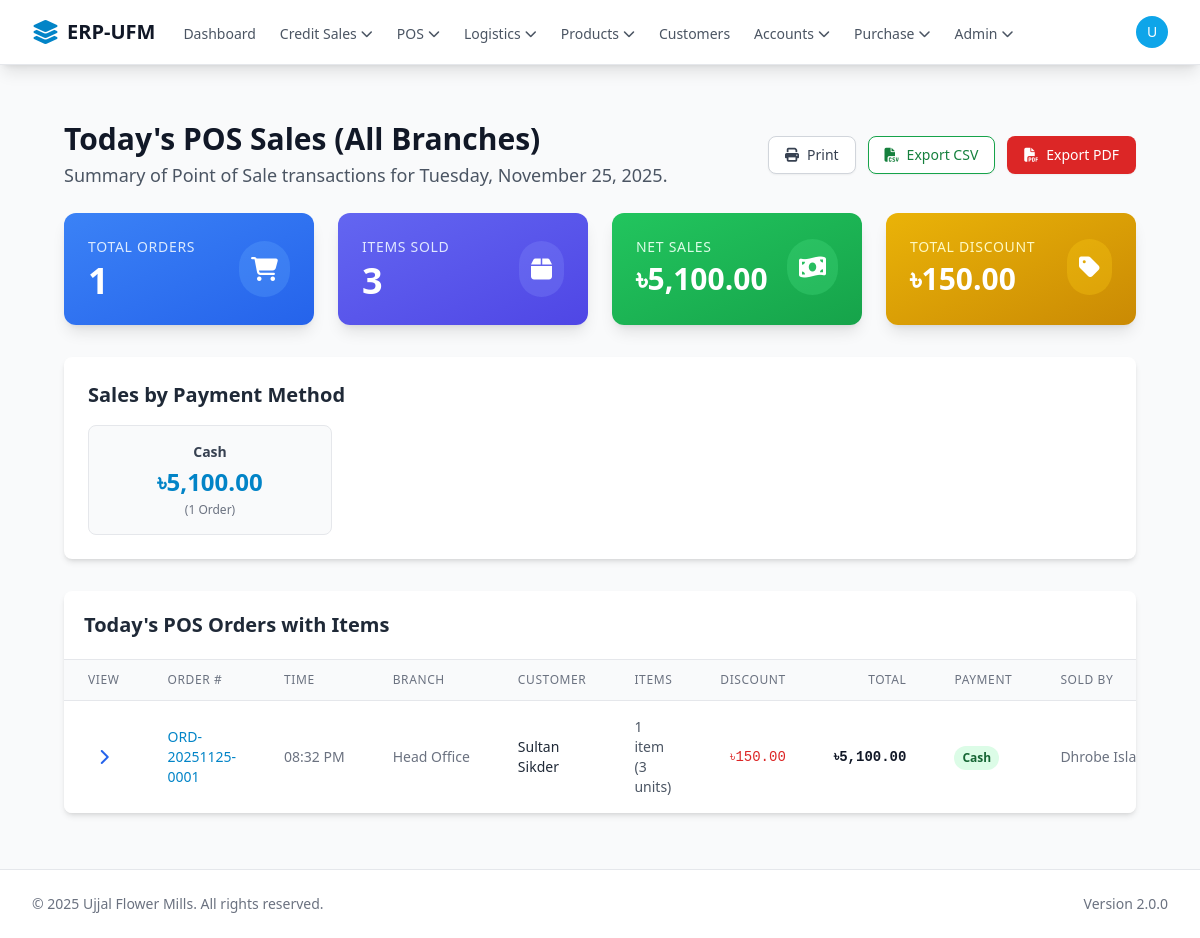
Screenshot of /pos/todays_sales.php (signed in) with the database file from the repository.
### tables this page shows
CREATE TABLE `orders` (
  `id` bigint(20) UNSIGNED NOT NULL,
  `uuid` varchar(36) NOT NULL DEFAULT uuid(),
  `order_number` varchar(50) NOT NULL COMMENT 'Human-readable order number, e.g., ORD-2025-0001',
  `branch_id` int(10) UNSIGNED NOT NULL COMMENT 'Which branch this sale was made from',
  `customer_id` bigint(20) UNSIGNED DEFAULT NULL COMMENT 'Links to customers table, NULL for walk-in',
  `order_date` datetime NOT NULL DEFAULT current_timestamp(),
  `order_type` enum('POS','Credit','Delivery') NOT NULL DEFAULT 'POS',
  `subtotal` decimal(12,2) NOT NULL DEFAULT 0.00,
  `tax_amount` decimal(12,2) NOT NULL DEFAULT 0.00,
  `discount_amount` decimal(12,2) NOT NULL DEFAULT 0.00,
  `cart_discount_type` enum('none','percentage','fixed') DEFAULT 'none',
  `cart_discount_value` decimal(10,2) DEFAULT 0.00,
  `total_amount` decimal(12,2) NOT NULL DEFAULT 0.00,
  `payment_method` enum('Cash','Bank Deposit','Bank Transfer','Card','Mobile Banking','Credit') NOT NULL DEFAULT 'Cash',
  `payment_reference` varchar(100) DEFAULT NULL,
  `bank_name` varchar(100) DEFAULT NULL,
  `payment_status` enum('Paid','Partial','Unpaid','Refunded') NOT NULL DEFAULT 'Paid',
  `order_status` enum('Completed','Pending','Cancelled','Refunded') NOT NULL DEFAULT 'Completed',
  `notes` text DEFAULT NULL,
  `created_by_user_id` bigint(20) UNSIGNED NOT NULL COMMENT 'User who created the order',
  `journal_entry_id` bigint(20) UNSIGNED DEFAULT NULL COMMENT 'Links to journal_entries for accounting',
  `print_count` int(11) DEFAULT 0,
  `last_printed_at` datetime DEFAULT NULL,
  `office_copy_printed` tinyint(1) DEFAULT 0,
  `customer_copy_printed` tinyint(1) DEFAULT 0,
  `delivery_copy_printed` tinyint(1) DEFAULT 0,
  `created_at` timestamp NOT NULL DEFAULT current_timestamp(),
  `updated_at` timestamp NOT NULL DEFAULT current_timestamp() ON UPDATE current_timestamp()
);

CREATE TABLE `branches` (
  `id` int(10) UNSIGNED NOT NULL,
  `name` varchar(255) NOT NULL COMMENT 'Full name of the branch (e.g., "Savar SRG Factory")',
  `code` varchar(50) DEFAULT NULL COMMENT 'Short code for the branch (e.g., "SRG", "DEMRA")',
  `address` text DEFAULT NULL COMMENT 'Physical address of the branch',
  `phone_number` varchar(20) DEFAULT NULL,
  `status` enum('active','inactive') NOT NULL DEFAULT 'active',
  `created_at` timestamp NOT NULL DEFAULT current_timestamp(),
  `updated_at` timestamp NOT NULL DEFAULT current_timestamp() ON UPDATE current_timestamp()
);

CREATE TABLE `customers` (
  `id` bigint(20) UNSIGNED NOT NULL,
  `uuid` varchar(36) NOT NULL DEFAULT uuid() COMMENT 'Public-safe unique ID',
  `customer_type` enum('Credit','POS') NOT NULL DEFAULT 'POS' COMMENT 'Credit customers are eligible for a limit, POS are not.',
  `name` varchar(255) NOT NULL COMMENT 'Contact person''s name or a walk-in customer''s name',
  `business_name` varchar(255) DEFAULT NULL COMMENT 'The registered business name, if any',
  `phone_number` varchar(50) NOT NULL COMMENT 'Primary contact phone',
  `email` varchar(100) DEFAULT NULL COMMENT 'Optional but highly recommended for invoices',
  `business_address` text DEFAULT NULL,
  `photo_url` varchar(255) DEFAULT NULL COMMENT 'File path to an optional customer photo',
  `credit_limit` decimal(12,2) NOT NULL DEFAULT 0.00 COMMENT 'The max credit allowed. Application logic will enforce 0.00 for POS customers.',
  `initial_due` decimal(12,2) NOT NULL DEFAULT 0.00 COMMENT 'One-time starting balance (if migrating)',
  `current_balance` decimal(12,2) NOT NULL DEFAULT 0.00 COMMENT 'Live A/R balance. Will be updated by invoices and payments.',
  `status` enum('active','inactive','blacklisted') NOT NULL DEFAULT 'active',
  `created_at` timestamp NOT NULL DEFAULT current_timestamp(),
  `updated_at` timestamp NOT NULL DEFAULT current_timestamp() ON UPDATE current_timestamp()
);

CREATE TABLE `users` (
  `id` bigint(20) UNSIGNED NOT NULL,
  `uuid` varchar(36) NOT NULL DEFAULT uuid(),
  `display_name` varchar(255) NOT NULL,
  `email` varchar(255) NOT NULL,
  `password_hash` varchar(255) NOT NULL,
  `role` enum('Superadmin','admin','Accounts','accounts-demra','accounts-srg','accountspos-demra','accountspos-srg','dispatch-demra','dispatch-srg','dispatchpos-demra','dispatchpos-srg','production manager-srg','production manager-demra','sales-srg','sales-demra','sales-other','collector','Transport Manager') NOT NULL DEFAULT 'sales-other',
  `status` enum('active','pending','suspended') NOT NULL DEFAULT 'pending',
  `last_login` datetime DEFAULT NULL,
  `dashboard_preferences` text DEFAULT NULL COMMENT 'JSON array of selected dashboard widget keys',
  `created_at` timestamp NOT NULL DEFAULT current_timestamp(),
  `updated_at` timestamp NOT NULL DEFAULT current_timestamp() ON UPDATE current_timestamp()
);

### pos/todays_sales.php (the view, shortened to what the rows shown need)
<?php
require_once '../core/init.php';
global $db;
$currentUser = getCurrentUser();
$user_id = $currentUser['id'] ?? null;
$user_role = $currentUser['role'] ?? '';
$pageTitle = "Today's POS Sales";
$error = null;
$branch_id_to_view = null;
$orders = [];
$order_items = [];
$summary = ['total_orders' => 0, 'total_sales' => 0.00, 'total_discount' => 0.00, 'net_sales' => 0.00, 'total_items_sold' => 0, 'payment_methods' => []];
try {
    if (!in_array($user_role, ['Superadmin', 'admin', 'Accounts'])) {
        $employee_info = $db->query("SELECT branch_id, b.name as branch_name FROM employees e JOIN branches b ON e.branch_id = b.id WHERE e.user_id = ?", [$user_id])->first();
        if ($employee_info && $employee_info->branch_id) {
            $branch_id_to_view = $employee_info->branch_id;
            $branch_name = $employee_info->branch_name;
        } else {
            throw new Exception("Your account is not linked to a specific branch.");
        }
    } else {
        $pageTitle .= " (All Branches)";
    }
} catch (Exception $e) {
    $error = "Error determining scope: " . $e->getMessage();
}
if (!$error) {
    try {
        $today_date = date('Y-m-d');
        $params = [$today_date];
        $branch_condition = "";
        $sql = "SELECT o.id, o.order_number, o.order_date, o.total_amount, o.discount_amount, o.payment_method,
                c.name as customer_name, u.display_name as user_name, b.name as branch_name_order
                FROM orders o
                LEFT JOIN customers c ON o.customer_id = c.id
                JOIN users u ON o.created_by_user_id = u.id
                JOIN branches b ON o.branch_id = b.id
                WHERE o.order_type = 'POS' AND DATE(o.order_date) = ? {$branch_condition}
                ORDER BY o.order_date DESC";
        $orders = $db->query($sql, $params)->results();
        if (!empty($orders)) {
            $order_ids = array_map(function($o) { return $o->id; }, $orders);
            $placeholders = implode(',', array_fill(0, count($order_ids), '?'));
            $items_sql = "SELECT
                            oi.order_id,
                            oi.quantity,
                            oi.unit_price,
                            oi.discount_amount,
                            oi.total_amount,
                            p.base_name,
                            pv.weight_variant,
                            pv.unit_of_measure,
                            pv.grade,
                            pv.sku
                        FROM order_items oi
                        JOIN product_variants pv ON oi.variant_id = pv.id
                        JOIN products p ON pv.product_id = p.id
                        WHERE oi.order_id IN ($placeholders)
                        ORDER BY oi.order_id, oi.id";
            $all_items = $db->query($items_sql, $order_ids)->results();
            foreach ($all_items as $item) {
                if (!isset($order_items[$item->order_id])) {
                    $order_items[$item->order_id] = [];
                }
                $order_items[$item->order_id][] = $item;
                $summary['total_items_sold'] += (int)$item->quantity;
            }
        }
        $summary['total_orders'] = count($orders);
        foreach ($orders as $order) {
            $item_discounts = 0;
            if (isset($order_items[$order->id])) {
                foreach ($order_items[$order->id] as $item) {
                    $item_discounts += floatval($item->discount_amount ?? 0);
                }
            }
            $order_discount = floatval($order->discount_amount ?? 0);
            $total_order_discount = $order_discount + $item_discounts;
            $order->total_discount = $total_order_discount;
            $summary['total_sales'] += floatval($order->total_amount) + $total_order_discount;
            $summary['total_discount'] += $total_order_discount;
            $summary['net_sales'] += floatval($order->total_amount);
            $method = $order->payment_method ?? 'Unknown';
            if (!isset($summary['payment_methods'][$method])) {
                $summary['payment_methods'][$method] = ['count' => 0, 'amount' => 0.00];
            }
            $summary['payment_methods'][$method]['count']++;
            $summary['payment_methods'][$method]['amount'] += floatval($order->total_amount);
        }
    } catch (Exception $e) {
        $error = "Error fetching sales data: " . $e->getMessage();
        error_log("Today's POS Sales Error: " . $e->getMessage());
    }
}
require_once '../templates/header.php';
?>
<div class="max-w-screen-2xl mx-auto px-4 sm:px-6 lg:px-8 py-6">
<div class="mb-6">
    <div class="flex flex-col sm:flex-row justify-between items-start sm:items-center gap-4">
        <div>
            <h1 class="text-3xl font-bold text-gray-900"><?php echo $pageTitle; ?></h1>
        </div>
    </div>
</div>
<?php if (!$error): ?>
<div class="bg-white rounded-lg shadow-md p-6 mb-8">
    <h2 class="text-xl font-bold text-gray-800 mb-4">Sales by Payment Method</h2>
    <div class="grid grid-cols-1 sm:grid-cols-2 md:grid-cols-3 lg:grid-cols-4 gap-4">
        <?php if (empty($summary['payment_methods'])): ?>
            <p class="text-gray-500 col-span-full">No sales recorded today.</p>
        <?php else: ?>
            <?php foreach ($summary['payment_methods'] as $method => $data): ?>
                <div class="border border-gray-200 rounded-lg p-4 bg-gray-50 text-center"><p class="text-sm font-semibold text-gray-700"><?php echo htmlspecialchars($method); ?></p><p class="text-2xl font-bold text-primary-600 mt-1">৳<?php echo number_format($data['amount'], 2); ?></p><p class="text-xs text-gray-500 mt-1">(<?php echo $data['count']; ?> Order<?php echo $data['count']!=1?'s':''; ?>)</p></div>
            <?php endforeach; ?>
        <?php endif; ?>
    </div>
</div>
<div class="bg-white rounded-lg shadow-md overflow-hidden">
    <h2 class="text-xl font-bold text-gray-800 p-5 border-b border-gray-200">Today's POS Orders with Items</h2>
    <div class="overflow-x-auto">
        <table class="min-w-full divide-y divide-gray-200">
            <thead class="bg-gray-50">
                <tr><th class="px-6 py-3 text-center text-xs font-medium text-gray-500 uppercase tracking-wider">View</th><th class="px-6 py-3 text-left text-xs font-medium text-gray-500 uppercase tracking-wider">Order #</th><th class="px-6 py-3 text-left text-xs font-medium text-gray-500 uppercase tracking-wider">Time</th><?php if($branch_id_to_view===null):?><th class="px-6 py-3 text-left text-xs font-medium text-gray-500 uppercase tracking-wider">Branch</th><?php endif;?><th class="px-6 py-3 text-left text-xs font-medium text-gray-500 uppercase tracking-wider">Customer</th><th class="px-6 py-3 text-left text-xs font-medium text-gray-500 uppercase tracking-wider">Items</th><th class="px-6 py-3 text-right text-xs font-medium text-gray-500 uppercase tracking-wider">Discount</th><th class="px-6 py-3 text-right text-xs font-medium text-gray-500 uppercase tracking-wider">Total</th><th class="px-6 py-3 text-left text-xs font-medium text-gray-500 uppercase tracking-wider">Payment</th><th class="px-6 py-3 text-left text-xs font-medium text-gray-500 uppercase tracking-wider">Sold By</th><th class="px-6 py-3 text-right text-xs font-medium text-gray-500 uppercase tracking-wider no-print">Actions</th></tr>
            </thead>
            <tbody class="bg-white">
                <?php if(empty($orders)):?>
                    <tr><td colspan="11" class="px-6 py-10 text-center text-sm text-gray-500">No POS orders found for today.</td></tr>
                <?php else:?>
                    <?php foreach($orders as $order):?>
                        <tr class="border-t border-gray-200 hover:bg-gray-50">
                            <td class="px-6 py-4 text-center">
                                <button onclick="toggleItems(<?php echo $order->id; ?>)" class="text-blue-600 hover:text-blue-900 no-print">
                                    <i id="icon-<?php echo $order->id; ?>" class="fas fa-chevron-right toggle-items"></i>
                                </button>
                            </td>
                            <td class="px-6 py-4 text-sm font-medium text-primary-600"><?php echo htmlspecialchars($order->order_number); ?></td>
                            <td class="px-6 py-4 text-sm text-gray-500 whitespace-nowrap"><?php echo date('h:i A',strtotime($order->order_date)); ?></td>
                            <?php if($branch_id_to_view===null):?><td class="px-6 py-4 text-sm text-gray-500 whitespace-nowrap"><?php echo htmlspecialchars($order->branch_name_order); ?></td><?php endif;?>
                            <td class="px-6 py-4 text-sm text-gray-800"><?php echo htmlspecialchars($order->customer_name??'Walk-in'); ?></td>
                            <td class="px-6 py-4 text-sm text-gray-600"><?php $item_count=isset($order_items[$order->id])?count($order_items[$order->id]):0;$total_qty=0;if(isset($order_items[$order->id])){foreach($order_items[$order->id] as $item){$total_qty+=$item->quantity;}}echo "$item_count item".($item_count!=1?'s':'')." ($total_qty units)";?></td>
                            <td class="px-6 py-4 text-sm text-red-600 text-right font-mono whitespace-nowrap">৳<?php echo number_format($order->total_discount ?? 0,2); ?></td>
                            <td class="px-6 py-4 text-sm text-gray-900 text-right font-mono font-bold whitespace-nowrap">৳<?php echo number_format($order->total_amount,2); ?></td>
                            <td class="px-6 py-4 whitespace-nowrap"><span class="px-2 py-0.5 inline-flex text-xs leading-5 font-semibold rounded-full <?php echo($order->payment_method=='Cash')?'bg-green-100 text-green-800':'bg-blue-100 text-blue-800';?>"><?php echo htmlspecialchars($order->payment_method); ?></span></td>
                            <td class="px-6 py-4 text-sm text-gray-500 whitespace-nowrap"><?php echo htmlspecialchars($order->user_name); ?></td>
                        </tr>
                    <?php endforeach;?>
                <?php endif;?>
            </tbody>
        </table>
    </div>
</div>
<?php endif;?>
</div>
<?php require_once '../templates/footer.php'; ?>

### rows the page displays
orders: payment_method "Cash", order_number "ORD-20251125-0001", order_date "08:32 PM", branch.name "Head Office", customer.name "Sultan Sikder", id "1", total_qty "3", discount_amount "150.00", total_amount "5,100.00", created_by_user.display_name "Dhrobe…"

### other values shown
APP_NAME "ERP-UFM"
substr($currentUser['display_name'] ?? 'U', 0, 1) "U"
$pageTitle "Today's POS Sales (All Branches)"
$summary['total_orders'] "1"
$summary['total_items_sold'] "3"
$summary['net_sales'] "5,100.00"
$summary['total_discount'] "150.00"
$data['amount'] "5,100.00"
$data['count'] "1"
APP_VERSION "2.0.0"
